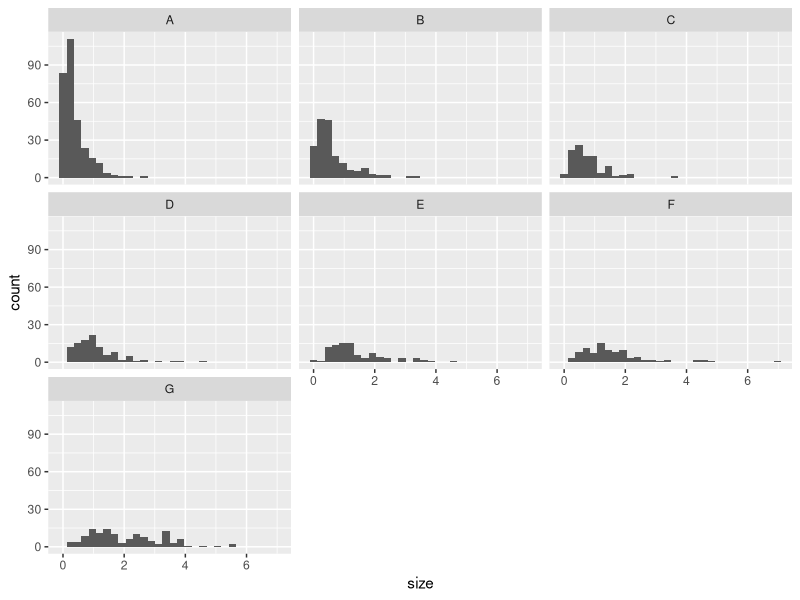

The R script that drew this image:
# Generate the "Laundry Data" 
library(ggplot2)

set.seed(62)
n = 1000

# Soiledness: How diry is the item?
#   - random uniform 0 - 1
soiled_level <- runif(n)

# Size: How much space does the item take in the machine?
size <- rexp(n)

# Item Group: Think socks/pants/towels/etc, or delicates/lights/etc
group_size <-function(x){
  group <- rmultinom(1, 1, prob = x^seq(1, 4, by = .5))
  group <- LETTERS[which(group == 1)]
}
group <- sapply(size, group_size)
group <- factor(group)


# Build data set 
laundry <- data.frame(soiled_level, size, group)
write.csv(laundry, "laundry.csv", row.names = FALSE)

# Preview 
ggplot(laundry, aes(size))+
  geom_histogram() + 
  facet_wrap(group)

